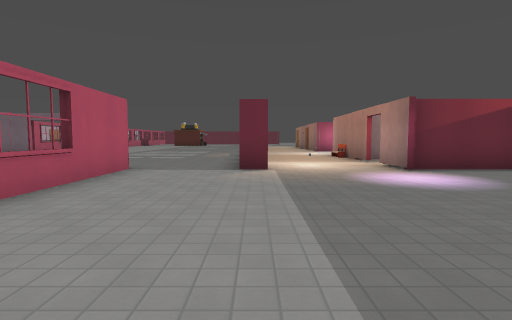
View 1 (above)

24 first-person views from a walk through a Godot game level. The camera is 1.4 m above the floor, tilts 4° down and sees 80° across. Doors that lead somewhere are drawn open, without their leaves. The floor is counted in squares, 2 m on a side. Each view is taken from the middle of a square. On the plan, view 1 faces up. The plan holds only what a view shows up to about 10 squares ahead; the rest is blank. The place goes on beyond the plan. Flat picture figures and markers are not drawn. Some surface patterns are stand-ins.

View 2
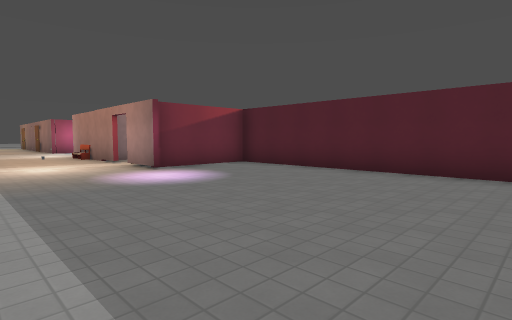

View 3
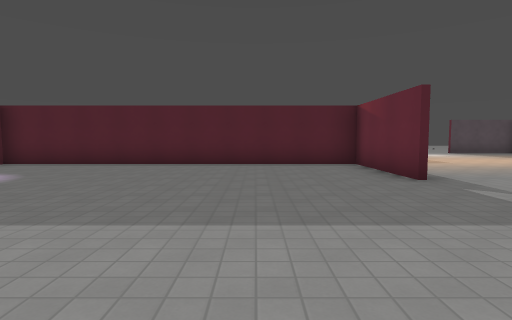

View 4
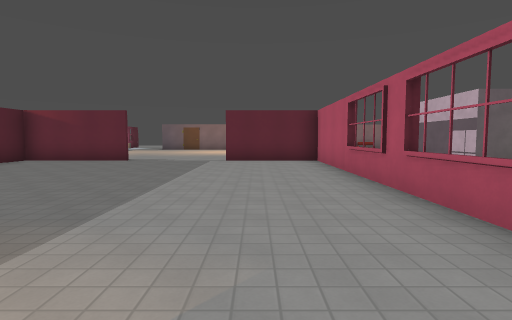

View 5
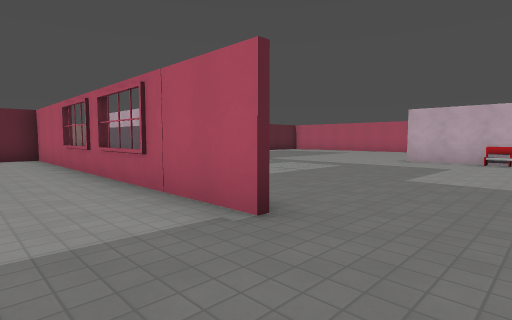

View 6
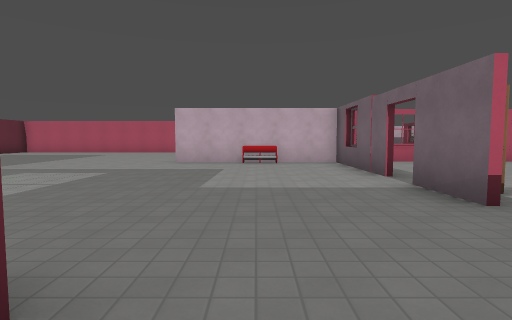

View 7
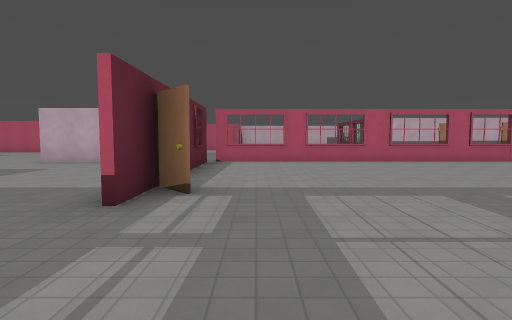

View 8
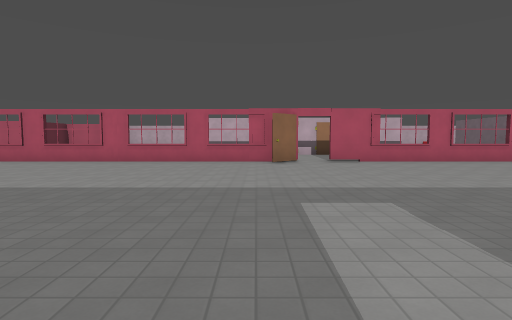

View 9
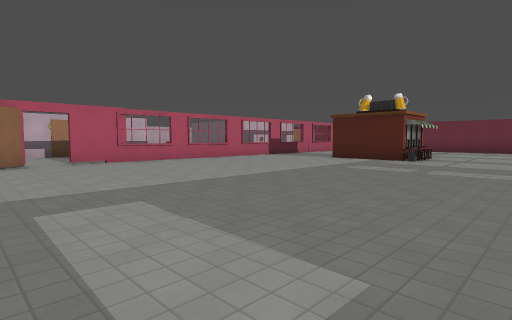

View 10
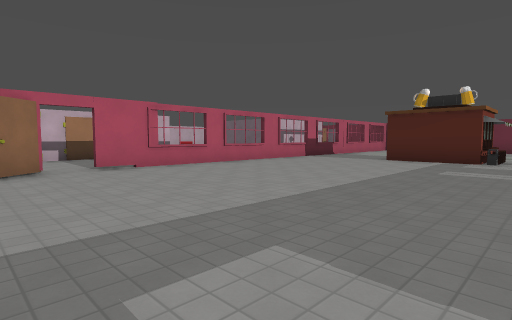

View 11
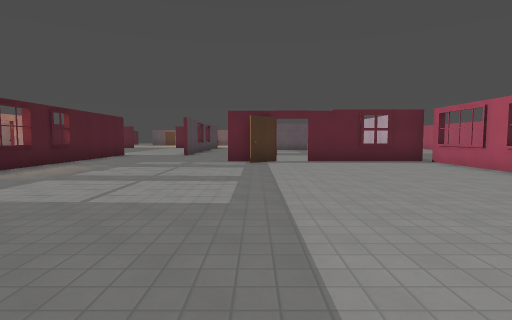

View 12
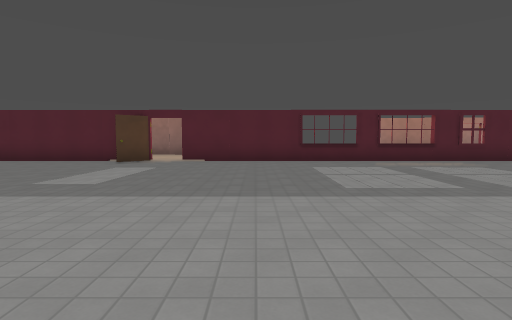

View 13
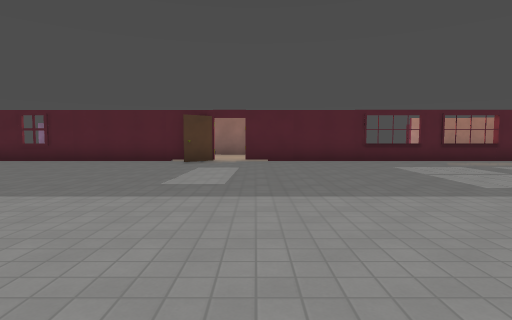

View 14
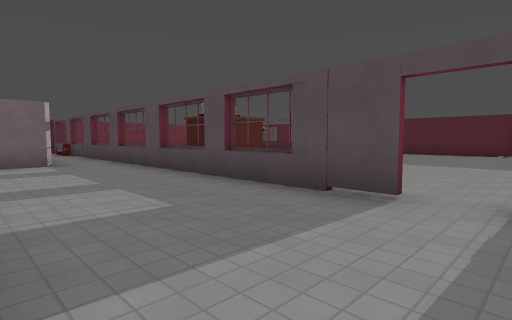

View 15
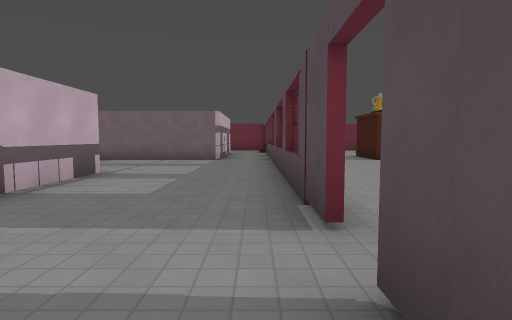

View 16
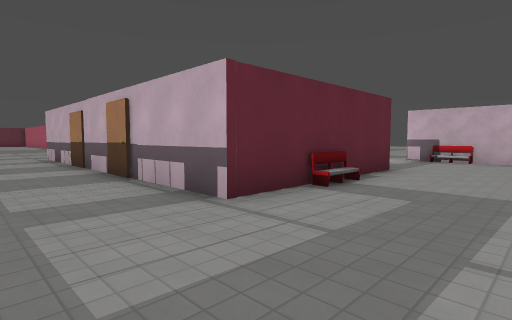

View 17
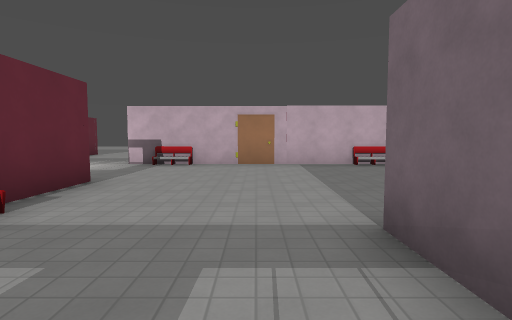

View 18
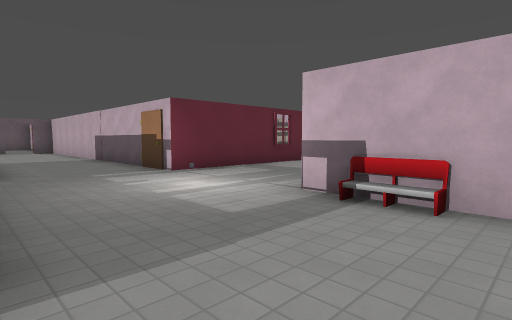

View 19
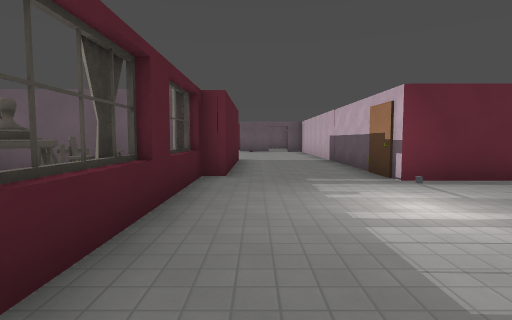

View 20
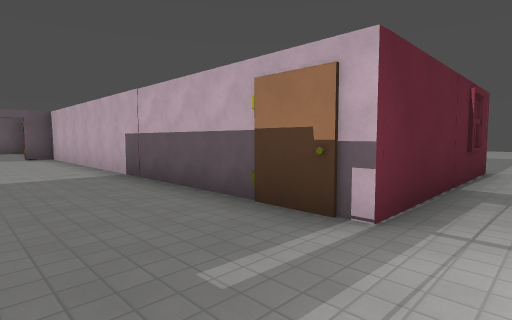

View 21
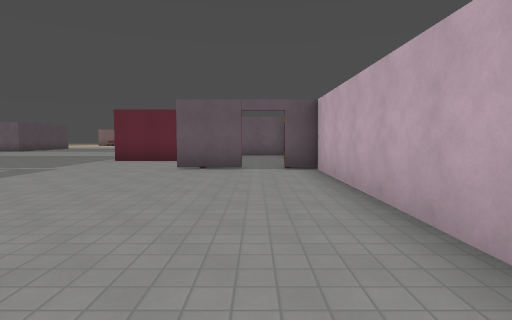

View 22
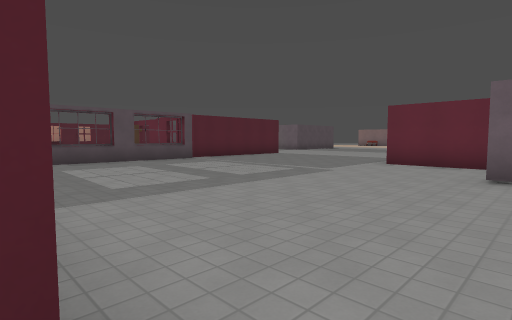

View 23
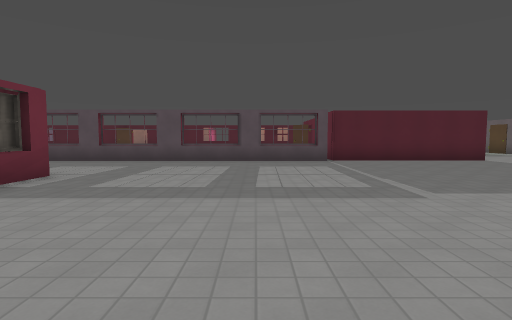

View 24
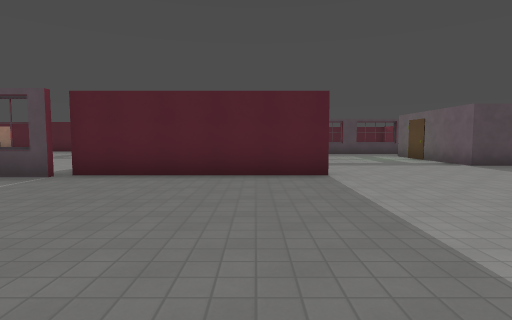

### Floor plan
Points are (right, up) in squares from view 1. A wall is a line through its corners. A room is listed if a view was taken in it or the views show most of it. See-through windows are left out.
Room 1 (views 1, 2, 3)
walls: (3.3, 6.6) (3.3, 8.2); (3.1, -2.8) (6.4, -2.8) (6.4, 7) (3.5, 7); (0.4, 7) (-0.4, 7); (-3, 7.1) (-3, -2.8) (0, -2.8)
ways out: opening at (-1.5, 7) to room 2; opening at (1.5, 10.5)
Room 2 (views 4, 5, 6, 7, 8, 9, 10, 11, 12, 13, 14, 15, 16, 17, 18, 19, 20, 21, 22, 23, 24)
walls: (-11.5, 10.8) (-11.5, 21.4) (-10.7, 20.5); (-11.3, 20.6) (-11.3, 10.5); (-7.6, 10.4) (-11, 10.4) (-11, 5.5); (-6.8, 10.5) (-5.1, 10.5); (-11.5, 22.2) (-11.5, 30.5); (-5.7, 11.2) (-6.5, 10.5); (-5.1, 10.4) (-6.8, 10.4) (-5.8, 11.2); (-20.4, 16.9) (-20.4, 21.4); (-11.2, 5.5) (-11.2, 10.5) (-7.6, 10.5); (-19.9, 8.5) (-17.5, 8.5); (-20, 21.4) (-20, 25.9); (-21.7, 10.9) (-20.1, 10.9); (-0.4, 9.9) (-0.4, 20.4); (-11.3, 27.9) (-11.3, 22.3); (-0.3, 21.3) (-1.1, 22.2); (-23.4, 22) (-23.4, 10.9) (-22.6, 10.9); (-0.4, 22.2) (-0.4, 28.1); (-20, 26.3) (-15.2, 26.3) (-15.3, 16.9) (-16.5, 16.9); (-9.1, 0.4) (-9.1, 1.4) (-5.1, 1.4) (-5.1, -1.1); (-13.2, 30) (-17.4, 30); (-5.1, 30.3) (-5.5, 30.3) (-5.5, 30) (-8.1, 30); (-23.4, 30.5) (-23.4, 25.4)
ways out: opening at (-1.5, 7) to room 1; opening at (-23, 24); opening at (-22, 11); opening at (0, 21)
objects: bench (-23, 27); bench (-11, 8)

Where each view was taken, in squares from view 1:
view 1: 0 up, 0 right, facing up
view 2: 0 up, 0 right, facing up-right
view 3: 0 up, 2 left, facing right
view 4: 7 up, 1 left, facing down
view 5: 9 up, 1 left, facing down-left
view 6: 8 up, 2 left, facing left
view 7: 12 up, 2 left, facing left
view 8: 20 up, 2 left, facing left
view 9: 20 up, 2 left, facing up-left
view 10: 20 up, 4 left, facing up-left
view 11: 20 up, 6 left, facing down
view 12: 18 up, 10 left, facing right
view 13: 20 up, 10 left, facing right
view 14: 21 up, 15 left, facing up-right
view 15: 20 up, 12 left, facing up
view 16: 29 up, 13 left, facing down-left
view 17: 29 up, 15 left, facing left
view 18: 28 up, 20 left, facing down-left
view 19: 27 up, 21 left, facing down
view 20: 23 up, 21 left, facing down-left
view 21: 18 up, 22 left, facing down
view 22: 17 up, 21 left, facing down-right
view 23: 13 up, 21 left, facing right
view 24: 7 up, 17 left, facing right
